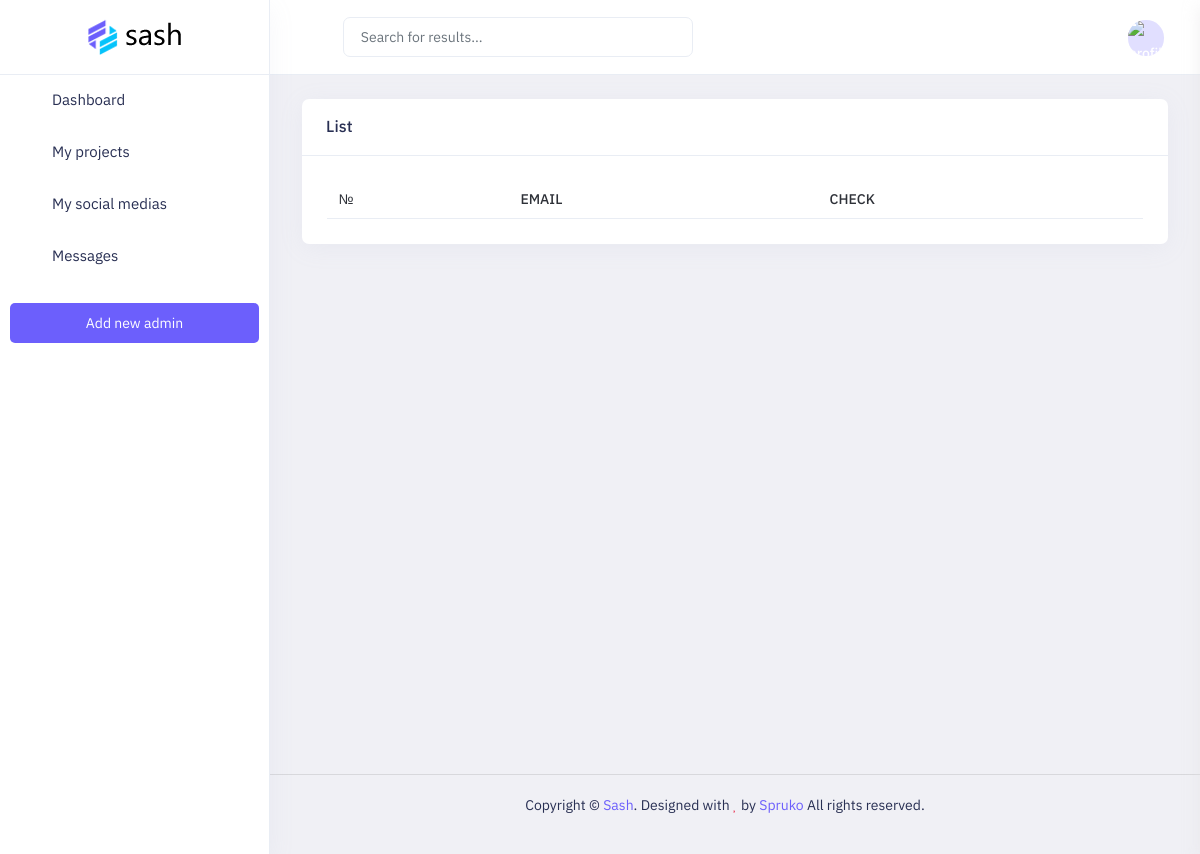
/contacts, run on an earlier commit of the app's database.
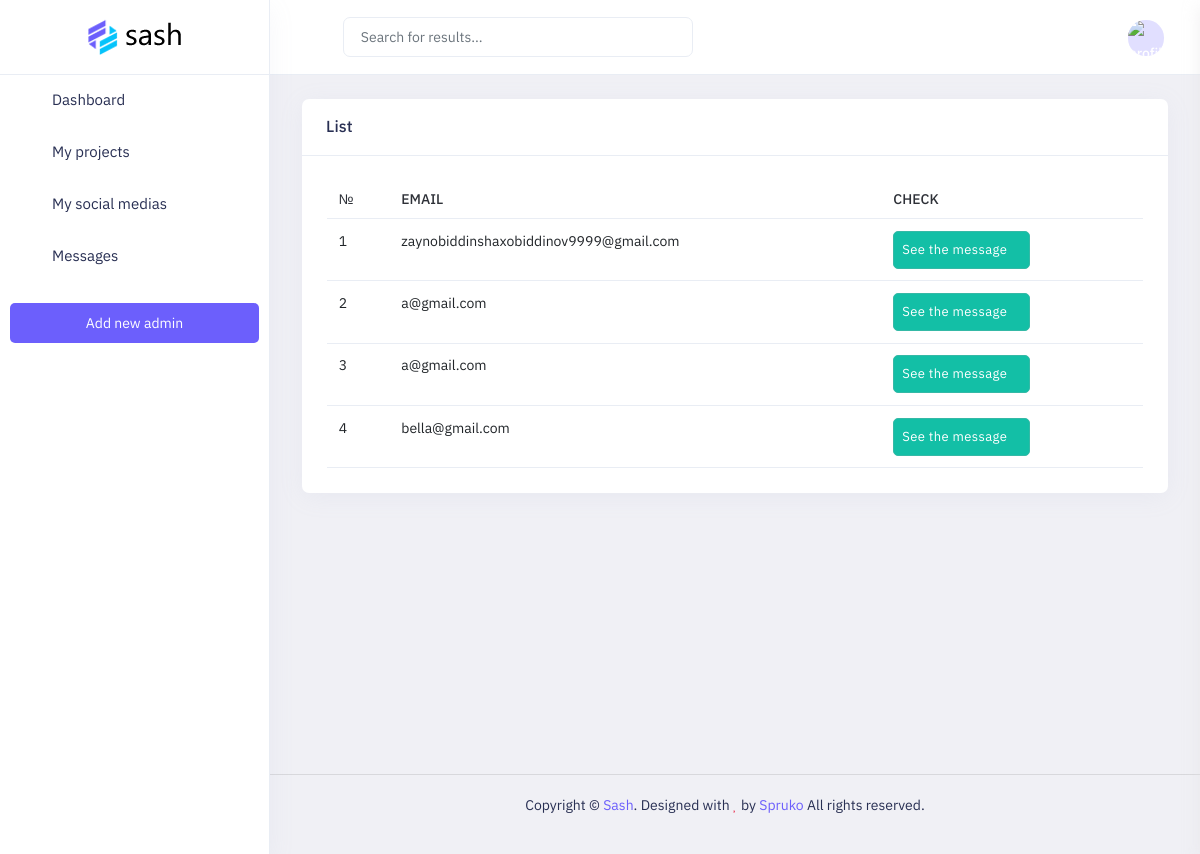
And on a later commit of the database.
### myapp/models.py (models this page shows)
class Message(models.Model):
    name = models.CharField(max_length = 250)
    email = models.EmailField()
    text = models.TextField()
    sent_time = models.DateTimeField(auto_now_add = True)

### myapp/views.py (the view)
# urls.py: path('contacts', list_contact, name = 'list_contact'),
def list_contact(request):
    messages = Message.objects.all()
    context = {
        "messages": messages
    }
    return render(request, 'dashboard/contact/list.html', context)

### templates/dashboard/contact/list.html (shortened to what this page needs)
{%extends 'dashboard/base.html'%}
{%load static%}
{%block content%}
            <div class="main-content app-content mt-0">
                <div class="side-app">
                    <div class="main-container container-fluid">
                        <div class="page-header">
                            <h1 class="page-title">Messages</h1>
                        </div>
                        <div class="row">
                            <div class="col-3"></div>
                            <div class="col-xl-6">
                                <div class="card">
                                    <div class="card-header">
                                        <h3 class="card-title">List</h3>
                                    </div>
                                    <div class="card-body">
                                        <div class="table-responsive">
                                            <table class="table text-nowrap text-md-nowrap mb-0">
                                                <thead>
                                                    <tr>
                                                        <th>№</th>
                                                        <th>email</th>
                                                        <th>Check</th>
                                                    </tr>
                                                </thead>
                                                <tbody>
                                                    {% for message in messages %}
                                                    <tr class="my-table">
                                                        <td>{{forloop.counter}}</td>
                                                        <td>{{message.email}}</td>
                                                        <td><a href="{% url 'detail_contact' message.id %}" class="btn btn-icon  btn-success" style="color: white;"> See the message <i class="fa fa-arrow-right"></i></a></td>
                                                    </tr>
                                                    {% endfor %}
                                                </tbody>
                                            </table>
                                        </div>
                                    </div>
                                </div>
                            </div>
                        </div>
                    </div>
                </div>
            </div>
{%endblock%}

### templates/dashboard/base.html (shortened to what this page needs)
{% load static %}
<!doctype html>
<html lang="en" dir="ltr">
<head>
    <link id="style" href="{% static 'dashboard/plugins/bootstrap/css/bootstrap.min.css' %}" rel="stylesheet">
     <link href="{% static 'dashboard/css/style.css' %}" rel="stylesheet">
    <link href="{% static 'dashboard/css/plugins.css' %}" rel="stylesheet">
    <link href="{% static 'dashboard/css/icons.css' %}" rel="stylesheet">
    <link href="{% static 'dashboard/switcher/css/switcher.css' %}" rel="stylesheet">
    <link href="{% static 'dashboard/switcher/demo.css' %}" rel="stylesheet">
</head>
<body class="app sidebar-mini ltr light-mode">
    <div class="page">
        <div class="page-main">
            <div class="a app-header header sticky">
                <div class=" b container-fluid main-container">
                    <div class="c d-flex">
                        <a aria-label="Hide Sidebar" class="app-sidebar__toggle" data-bs-toggle="sidebar" href="javascript:void(0)"></a>
                        <div class="main-header-center ms-3 d-none d-lg-block">
                            <input type="text" class="form-control" id="typehead" placeholder="Search for results...">
                            <button class="btn px-0 pt-2"><i class="fe fe-search" aria-hidden="true"></i></button>
                        </div>
                        <div class="d d-flex order-lg-2 ms-auto header-right-icons">
                            <div class="e navbar navbar-collapse responsive-navbar p-0">
                                <div class="f collapse navbar-collapse" id="navbarSupportedContent-4">
                                    <div class="g d-flex order-lg-2">
                                        <div class="h d-flex">
                                            <a class="nav-link icon theme-layout nav-link-bg layout-setting butn">
                                                <span class="dark-layout"><i class="fe fe-moon"></i></span>
                                            </a>
                                        </div>
                                        <div class="dropdown d-flex">
                                            <a class="nav-link icon full-screen-link nav-link-bg">
                                                <i class="fe fe-minimize fullscreen-button"></i>
                                            </a>
                                        </div>
                                        <div class="dropdown d-flex profile-1">
                                            <a href="javascript:void(0)" data-bs-toggle="dropdown" class="nav-link leading-none d-flex">
                                                <img src="{% static 'dashboard/images/users/21.jpg' %}" alt="profile-user"
                                                    class="avatar  profile-user brround cover-image">
                                            </a>
                                        </div>
                                    </div>
                                </div>
                            </div>
                        </div>
                    </div>
                </div>
            </div>
            <div class="sticky">
                <div class="app-sidebar">
                    <div class="side-header">
                        <a class="header-brand1" href="index.html">
                            <img src="{% static 'dashboard/images/brand/logo-dark.png' %}" class="header-brand-img light-logo1"
                                alt="logo">
                        </a>
                    </div>
                    <div class="main-sidemenu">
                        <ul class="side-menu">
                            <li class="slide">
                                <a class="side-menu__item has-link" data-bs-toggle="slide" href="{%url 'dash'%}"><i
                                        class="side-menu__icon fe fe-home"></i><span
                                        class="side-menu__label">Dashboard</span></a>
                            </li>
                            <li class="slide">
                                <a class="side-menu__item" data-bs-toggle="slide" href="javascript:void(0)"><i
                                        class="side-menu__icon fe fe-layers"></i><span
                                        class="side-menu__label">My projects</span><i
                                        class="angle fe fe-chevron-right"></i>
                                </a>
                            </li>
                            <li class="slide">
                                <a class="side-menu__item" data-bs-toggle="slide" href="javascript:void(0)"><i
                                        class="side-menu__icon fe fe-layers"></i><span
                                        class="side-menu__label">My social medias</span><i
                                        class="angle fe fe-chevron-right"></i>
                                </a>
                            </li>
                            <li class="slide">
                                <a class="side-menu__item" data-bs-toggle="slide" href="javascript:void(0)"><i
                                        class="side-menu__icon fe fe-layers"></i><span
                                        class="side-menu__label">Messages</span><i
                                        class="angle fe fe-chevron-right"></i>
                                </a>
                            </li>
                            <br>
                            <a class="login100-form-btn btn-primary" href="{%url 'add_admin'%}"> Add new admin</a>
                        </ul>
                    </div>
                </div>
            </div>
            {%block content%}
            {%endblock%}
        </div>
        <footer class="footer">
            <div class="container">
                <div class="row align-items-center flex-row-reverse">
                    <div class="col-md-12 col-sm-12 text-center">
                        Copyright ©  <a href="javascript:void(0)">Sash</a>. Designed with <span
                            class="fa fa-heart text-danger"></span> by <a href="javascript:void(0)"> Spruko </a> All rights reserved.
                    </div>
                </div>
            </div>
        </footer>
</body>
</html>

### templates/dashboard/base.html (style rules this page uses)
footer { position: relative; height: 80px; }

What changed in the data, as far as the page shows it:
added Message: email "zaynobiddinshaxobiddinov9999@gmail.com"
added Message: email "a@gmail.com"
added Message: email "a@gmail.com"
added Message: email "bella@gmail.com"
